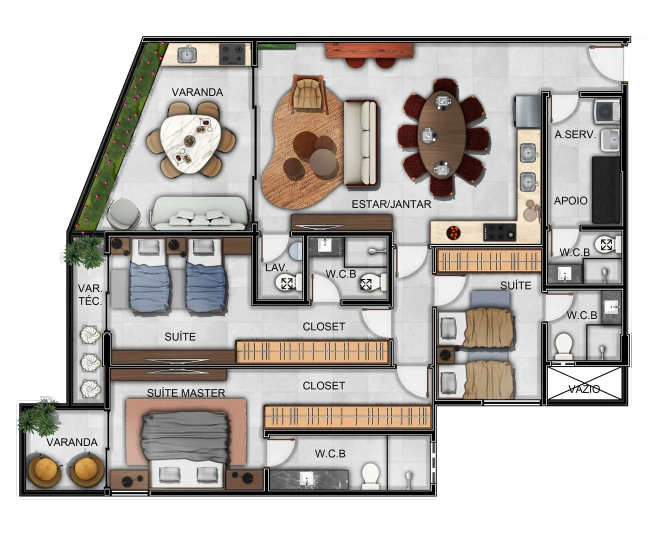
#> input picture planta.webp, 1300 x 1114 px, given in place of planta.png, which was not available (shown at 1/2 size)
$ python 1_varrer_linhas.py
#> lines starting #> are read from the running program, lines starting #| are printed output that depends on the picture; after the words box and inside, x2 and y2 are one past the last pixel; in counts of white or black regions, pixels touching at a corner belong together; pictures that were not available may be replaced by others from this repository, and a replacement may not be noted
import cv2, numpy as np, json
im=cv2.imread('planta.png')[:,:,:3].astype(int)
mx=im.max(2); mn=im.min(2)
#> after `mx = im.max(2)`:
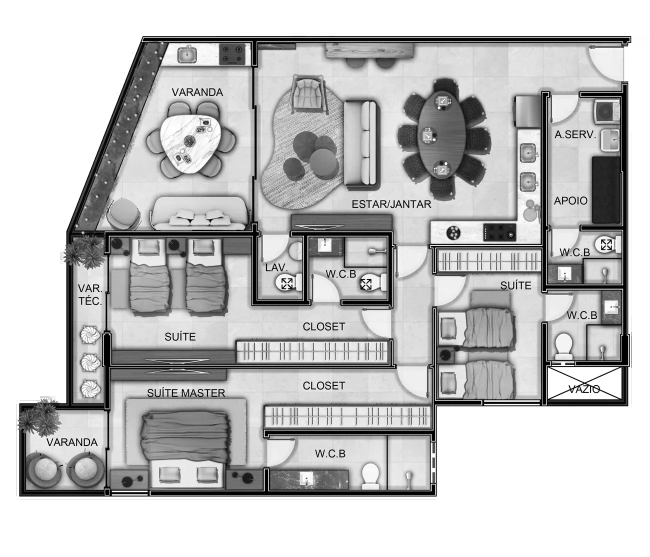
#> mx: shape (1114, 1300) int64 (shown at 1/2 size); min 0, max 255, mean 193.3
#> after `mn = im.min(2)`:
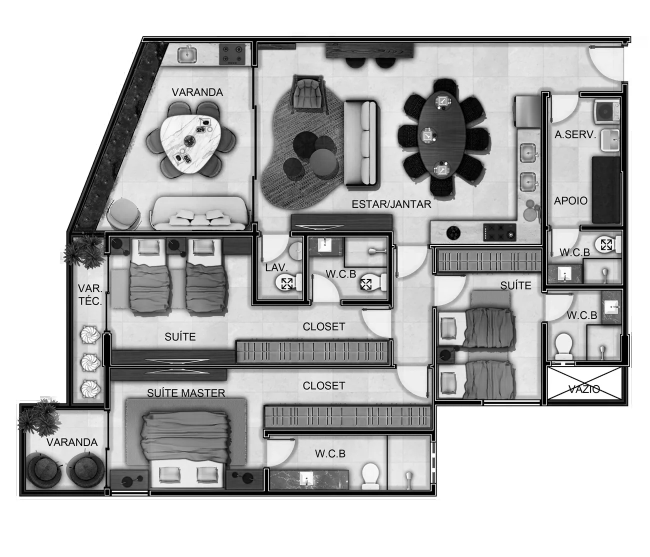
#> mn: shape (1114, 1300) int64 (shown at 1/2 size); min 0, max 255, mean 183.4
D=((mx<95)&((mx-mn)<40)).astype(np.uint8)
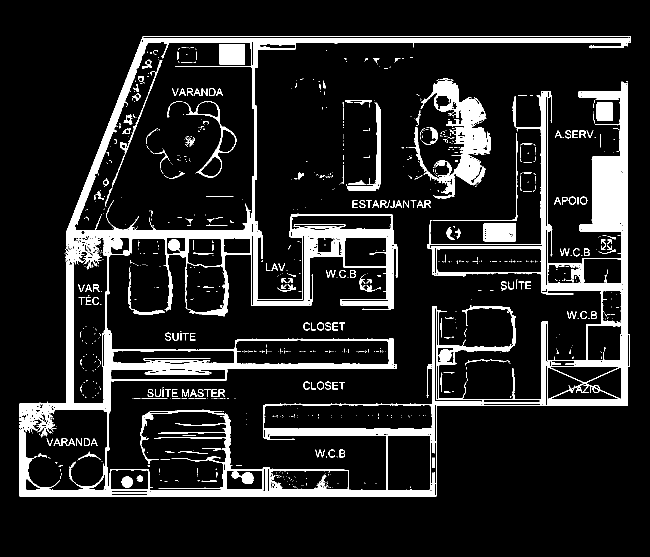
#> D: shape (1114, 1300) (shown at 1/2 size); values 0 (black) and 1 (white), 11.8% white; 993 white regions (787 under 20 px), largest, box (x1, y1, x2, y2) and area: (38, 72, 1262, 993) 98956, (817, 161, 982, 397) 11825, (862, 169, 1256, 731) 11397
D=cv2.morphologyEx(D, cv2.MORPH_CLOSE, np.ones((3,3),np.uint8))
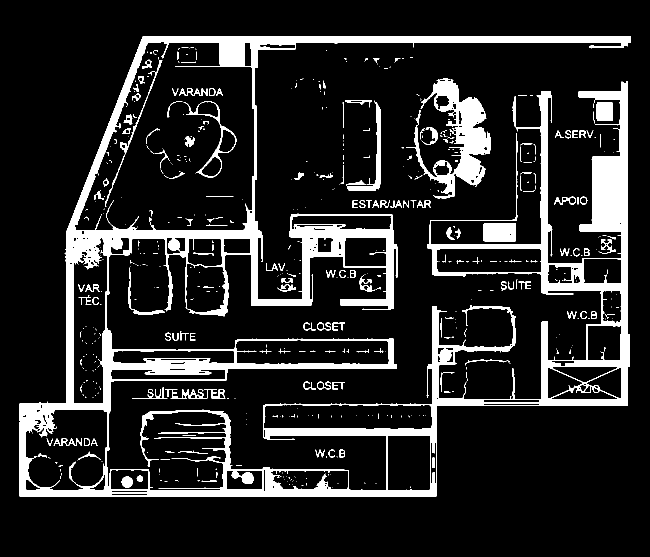
#> D: shape (1114, 1300) (shown at 1/2 size); values 0 (black) and 1 (white), 13.6% white; 560 white regions (401 under 20 px), largest, box (x1, y1, x2, y2) and area: (38, 72, 1262, 993) 159595, (812, 157, 982, 397) 13068, (967, 447, 1032, 483) 2327
Hh,Ww=D.shape
#> Hh = 1114; Ww = 1300
# approximate wall lines: (orientation, fixed, a0, a1, kind)
# kind: ext=exterior wall, int=interior, para=parapet (varanda edge), gl=glass-door line
LINES=[
 ('h', 79, 288,1258,'ext'),
 ('h', 466,135, 520,'int'),
 ('h', 464,505, 792,'int'),
 ('h', 604,505, 792,'int'),
 ('h', 493,858,1092,'int'),
 ('h', 734,212, 792,'int'),
 ('h', 864,528, 874,'int'),
 ('h', 988, 38, 872,'ext'),
 ('h', 806, 38, 218,'ext'),
 ('h', 184,1088,1252,'int'),
 ('h', 456,1088,1252,'int'),
 ('h', 576,1088,1252,'int'),
 ('h', 730,1088,1252,'int'),
 ('h', 801,866,1256,'ext'),
 ('v', 510, 79, 606,'gl'),
 ('v', 612,464, 606,'int'),
 ('v', 785,462, 740,'int'),
 ('v', 869,490, 990,'int'),
 ('v',1092,182, 803,'int'),
 ('v',1250, 79, 803,'ext'),
 ('v', 215,464, 990,'gl'),
 ('v', 140,462, 808,'ext'),
 ('v',  42,804, 990,'ext'),
 ('v', 534,864, 990,'int'),
]
def scan(o,f,a0,a1):
    best=None
    for c in range(f-7,f+8):
        if o=='h': s=D[c-3:c+4, a0:a1].sum()
        else: s=D[a0:a1, c-3:c+4].sum()
        if best is None or s>best[0]: best=(s,c)
    c=best[1]
    # thickness from row coverage
    rows=[]
    for k in range(c-9,c+10):
        cov=D[k,a0:a1].mean() if o=='h' else D[a0:a1,k].mean()
        rows.append((k,cov))
    mxcov=max(r[1] for r in rows)
    band=[k for k,cv in rows if cv>0.45*mxcov]
    # contiguous band around c
    lo=c; hi=c
    while lo-1 in band: lo-=1
    while hi+1 in band: hi+=1
    prof=[]
    for t in range(a0,a1):
        v=D[lo-1:hi+2,t] if o=='h' else D[t,lo-1:hi+2]
        prof.append(v.mean())
    prof=np.array(prof)
    lab=np.where(prof>0.62,2,np.where(prof>0.12,1,0))
    # median smooth
    k=5; pad=np.pad(lab,(k//2,k//2),mode='edge')
    lab=np.array([np.median(pad[i:i+k]) for i in range(len(lab))]).astype(int)
    runs=[]; s=0
    for i in range(1,len(lab)+1):
        if i==len(lab) or lab[i]!=lab[s]:
            runs.append([a0+s,a0+i,int(lab[s])]); s=i
    # merge tiny runs
    changed=True
    while changed:
        changed=False
        for i,r in enumerate(runs):
            if r[1]-r[0]<5 and len(runs)>1:
                j=i-1 if i>0 else i+1
                if i>0 and i<len(runs)-1 and (runs[i+1][1]-runs[i+1][0])>(runs[i-1][1]-runs[i-1][0]): j=i+1
                runs[j]=[min(runs[j][0],r[0]),max(runs[j][1],r[1]),runs[j][2]]
                runs.pop(i); changed=True; break
        # merge equal neighbours
        i=0
        while i<len(runs)-1:
            if runs[i][2]==runs[i+1][2]:
                runs[i]=[runs[i][0],runs[i+1][1],runs[i][2]]; runs.pop(i+1); changed=True
            else: i+=1
    return dict(o=o,c=(lo+hi+1)/2,lo=lo,hi=hi+1,runs=runs)
out=[]
for (o,f,a0,a1,kind) in LINES:
    r=scan(o,f,a0,a1); r['kind']=kind; out.append(r)
    print(o, f, '->', r['c'], 'thick', r['hi']-r['lo'], kind, [(a,b,['gap','thin','solid'][t]) for a,b,t in r['runs']])
json.dump(out,open('/tmp/claude-0/scan.json','w'))
base=cv2.imread('planta.png')[:,:,:3]
#> base is the input picture: shape (1114, 1300, 3); mean B, G, R 183.9, 188.1, 192.4
vis=(base*0.45+255*0.25).astype(np.uint8)
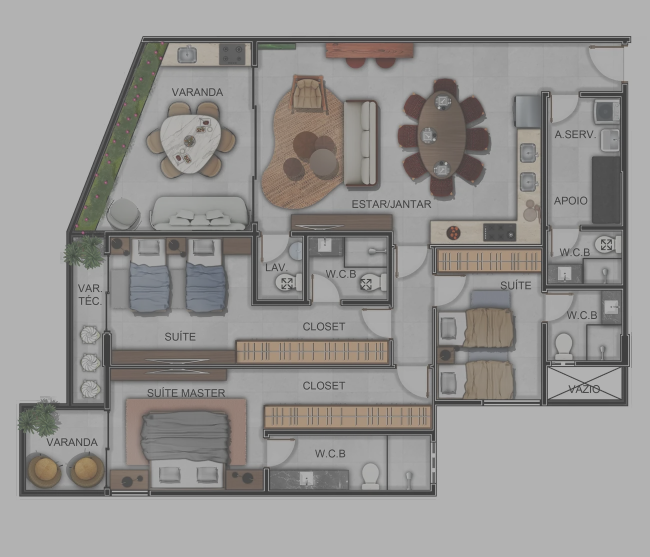
#> vis: shape (1114, 1300, 3) (shown at 1/2 size); mean B, G, R 146, 147.9, 149.8
col={2:(0,0,220),1:(230,140,0),0:(0,200,0)}
for r in out:
    for a,b,t in r['runs']:
        if r['o']=='h': cv2.rectangle(vis,(a,r['lo']),(b,r['hi']),col[t],-1 if t else 1)
        else: cv2.rectangle(vis,(r['lo'],a),(r['hi'],b),col[t],-1 if t else 1)
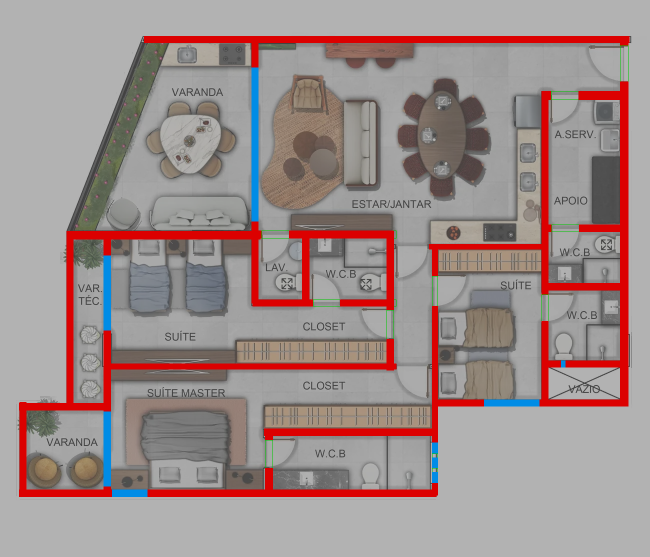
#> vis: shape (1114, 1300, 3) (shown at 1/2 size); 8.3% of pixels changed, all inside (x1, y1, x2, y2) = (38, 72, 1259, 994)
cv2.imwrite('scan.png',vis)
